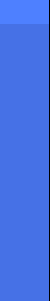
        <widget class="QFrame" name="left_menu">
         <property name="sizePolicy">
          <sizepolicy hsizetype="Preferred" vsizetype="Preferred">
           <horstretch>0</horstretch>
           <verstretch>0</verstretch>
          </sizepolicy>
         </property>
         <property name="minimumSize">
          <size>
           <width>50</width>
           <height>0</height>
          </size>
         </property>
         <property name="maximumSize">
          <size>
           <width>50</width>
           <height>16777215</height>
          </size>
         </property>
         <property name="styleSheet">
          <string notr="true">QFrame {
    background-color: rgb(70, 113, 230);
    border-right: 1px solid rgb(0, 0, 0); /* Adjust the color to make it darker */
    border-top: none;
    border-left: none;
    border-bottom: none;
}</string>
         </property>
         <property name="frameShape">
          <enum>QFrame::Box</enum>
         </property>
         <property name="frameShadow">
          <enum>QFrame::Plain</enum>
         </property>
         <layout class="QVBoxLayout" name="verticalLayout_3">
          <property name="spacing">
           <number>0</number>
          </property>
          <property name="leftMargin">
           <number>0</number>
          </property>
          <property name="topMargin">
           <number>0</number>
          </property>
          <property name="rightMargin">
           <number>0</number>
          </property>
          <property name="bottomMargin">
           <number>0</number>
          </property>
          <item>
           <widget class="QLabel" name="logo">
            <property name="minimumSize">
             <size>
              <width>50</width>
              <height>24</height>
             </size>
            </property>
            <property name="maximumSize">
             <size>
              <width>16777215</width>
              <height>24</height>
             </size>
            </property>
            <property name="styleSheet">
             <string notr="true">image: url(:/dependencies/logo.png);
background-color: rgb(78, 128, 255);</string>
            </property>
            <property name="frameShape">
             <enum>QFrame::NoFrame</enum>
            </property>
            <property name="text">
             <string/>
            </property>
           </widget>
          </item>
          <item>
           <widget class="QPushButton" name="home_button">
            <property name="enabled">
             <bool>true</bool>
            </property>
            <property name="minimumSize">
             <size>
              <width>0</width>
              <height>50</height>
             </size>
            </property>
            <property name="maximumSize">
             <size>
              <width>50</width>
              <height>50</height>
             </size>
            </property>
            <property name="styleSheet">
             <string notr="true">QPushButton:pressed {
    background-color: qlineargradient(x1:0, y1:0, x2:0, y2:1,
                      stop:0 rgb(60, 93, 210), stop:1 rgb(50, 83, 200));
    box-shadow: 2px 2px 5px rgba(0, 0, 0, 0.2); /* Smaller shadow for pressed state */
    border-top: 1px solid rgb(120, 160, 230);
    border-bottom: 1px solid rgb(20, 43, 180);
}</string>
            </property>
            <property name="icon">
             <iconset resource="resources.qrc">
              <normaloff>:/dependencies/home.png</normaloff>:/dependencies/home.png</iconset>
            </property>
            <property name="iconSize">
             <size>
              <width>25</width>
              <height>25</height>
             </size>
            </property>
            <property name="flat">
             <bool>true</bool>
            </property>
           </widget>
          </item>
          <item>
           <widget class="QPushButton" name="relatorios_button">
            <property name="minimumSize">
             <size>
              <width>0</width>
              <height>50</height>
             </size>
            </property>
            <property name="maximumSize">
             <size>
              <width>50</width>
              <height>50</height>
             </size>
            </property>
            <property name="styleSheet">
             <string notr="true">QPushButton:pressed {
    background-color: qlineargradient(x1:0, y1:0, x2:0, y2:1,
                      stop:0 rgb(60, 93, 210), stop:1 rgb(50, 83, 200));
    box-shadow: 2px 2px 5px rgba(0, 0, 0, 0.2); /* Smaller shadow for pressed state */
    border-top: 1px solid rgb(120, 160, 230);
    border-bottom: 1px solid rgb(20, 43, 180);
}</string>
            </property>
            <property name="text">
             <string/>
            </property>
            <property name="icon">
             <iconset resource="resources.qrc">
              <normaloff>:/dependencies/business-report.png</normaloff>:/dependencies/business-report.png</iconset>
            </property>
            <property name="iconSize">
             <size>
              <width>25</width>
              <height>25</height>
             </size>
            </property>
            <property name="flat">
             <bool>true</bool>
            </property>
           </widget>
          </item>
          <item>
           <widget class="QPushButton" name="relatorios_button_2">
            <property name="minimumSize">
             <size>
              <width>0</width>
              <height>50</height>
             </size>
            </property>
            <property name="maximumSize">
             <size>
              <width>50</width>
              <height>50</height>
             </size>
            </property>
            <property name="styleSheet">
             <string notr="true">QPushButton:pressed {
    background-color: qlineargradient(x1:0, y1:0, x2:0, y2:1,
                      stop:0 rgb(60, 93, 210), stop:1 rgb(50, 83, 200));
    box-shadow: 2px 2px 5px rgba(0, 0, 0, 0.2); /* Smaller shadow for pressed state */
    border-top: 1px solid rgb(120, 160, 230);
    border-bottom: 1px solid rgb(20, 43, 180);
}</string>
            </property>
            <property name="text">
             <string/>
            </property>
            <property name="icon">
             <iconset resource="resources.qrc">
              <normaloff>:/dependencies/download.png</normaloff>:/dependencies/download.png</iconset>
            </property>
            <property name="iconSize">
             <size>
              <width>25</width>
              <height>25</height>
             </size>
            </property>
            <property name="flat">
             <bool>true</bool>
            </property>
           </widget>
          </item>
          <item>
           <widget class="QPushButton" name="sug_comp_button">
            <property name="minimumSize">
             <size>
              <width>0</width>
              <height>50</height>
             </size>
            </property>
            <property name="maximumSize">
             <size>
              <width>50</width>
              <height>50</height>
             </size>
            </property>
            <property name="styleSheet">
             <string notr="true">QPushButton:pressed {
    background-color: qlineargradient(x1:0, y1:0, x2:0, y2:1,
                      stop:0 rgb(60, 93, 210), stop:1 rgb(50, 83, 200));
    box-shadow: 2px 2px 5px rgba(0, 0, 0, 0.2); /* Smaller shadow for pressed state */
    border-top: 1px solid rgb(120, 160, 230);
    border-bottom: 1px solid rgb(20, 43, 180);
}</string>
            </property>
            <property name="text">
             <string/>
            </property>
            <property name="icon">
             <iconset resource="resources.qrc">
              <normaloff>:/dependencies/purchase.png</normaloff>:/dependencies/purchase.png</iconset>
            </property>
            <property name="iconSize">
             <size>
              <width>25</width>
              <height>25</height>
             </size>
            </property>
            <property name="flat">
             <bool>true</bool>
            </property>
           </widget>
          </item>
          <item>
           <spacer name="verticalSpacer_3">
            <property name="orientation">
             <enum>Qt::Vertical</enum>
            </property>
            <property name="sizeType">
             <enum>QSizePolicy::Fixed</enum>
            </property>
            <property name="sizeHint" stdset="0">
             <size>
              <width>20</width>
              <height>15</height>
             </size>
            </property>
           </spacer>
          </item>
          <item>
           <widget class="QPushButton" name="search_button">
            <property name="maximumSize">
             <size>
              <width>50</width>
              <height>50</height>
             </size>
            </property>
            <property name="styleSheet">
             <string notr="true">QPushButton:pressed {
    background-color: qlineargradient(x1:0, y1:0, x2:0, y2:1,
                      stop:0 rgb(60, 93, 210), stop:1 rgb(50, 83, 200));
    box-shadow: 2px 2px 5px rgba(0, 0, 0, 0.2); /* Smaller shadow for pressed state */
    border-top: 1px solid rgb(120, 160, 230);
    border-bottom: 1px solid rgb(20, 43, 180);
}</string>
            </property>
            <property name="text">
             <string/>
            </property>
            <property name="icon">
             <iconset resource="resources.qrc">
              <normaloff>:/dependencies/magnifying-glass.png</normaloff>:/dependencies/magnifying-glass.png</iconset>
            </property>
            <property name="iconSize">
             <size>
              <width>25</width>
              <height>25</height>
             </size>
            </property>
            <property name="flat">
             <bool>true</bool>
            </property>
           </widget>
          </item>
          <item>
           <spacer name="verticalSpacer_2">
            <property name="orientation">
             <enum>Qt::Vertical</enum>
            </property>
            <property name="sizeHint" stdset="0">
             <size>
              <width>20</width>
              <height>40</height>
             </size>
            </property>
           </spacer>
          </item>
         </layout>
        </widget>
